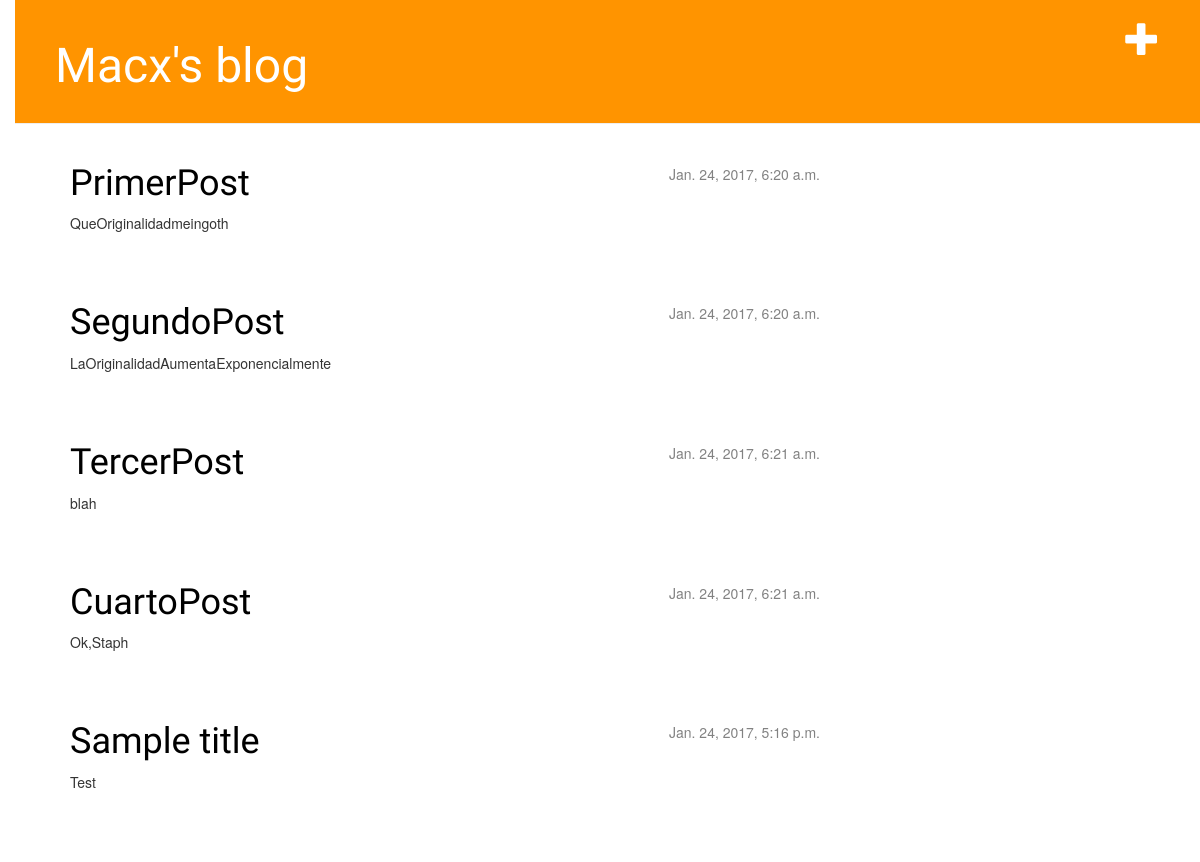
The app's page /, older data.
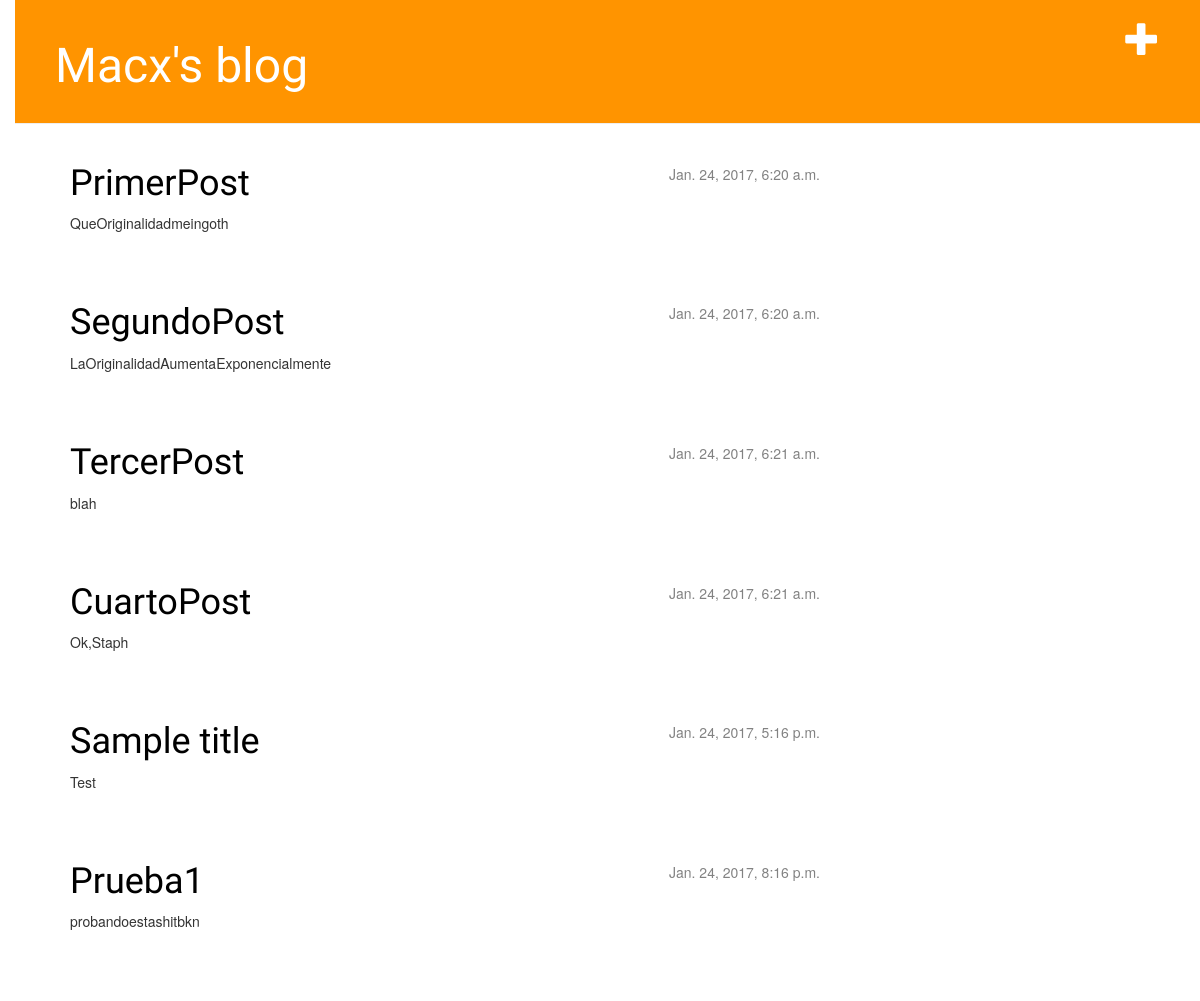
The same page, newer data.
### blog/models.py (models this page shows, shortened)
class Post(models.Model):
	author = models.ForeignKey('auth.User')
	title = models.CharField(max_length=200)
	text = models.TextField()
	created_date = models.DateTimeField(
		default=timezone.now)
	published_date = models.DateTimeField(
		blank=True, null=True)

### blog/views.py (the view)
# urls.py: url(r'^$', views.post_list),
def post_list(request):
	posts = Post.objects.filter(published_date__lte=timezone.now()).order_by('published_date')
	return render(request, 'blog/post_list.html', {'posts': posts})

### blog/templates/blog/post_list.html (shortened to what this page needs)
   {% extends 'blog/base.html' %}
    {% block content %}
        {% for post in posts %}
            <div class="post">
                <div class="date">
                    {{ post.published_date }}
                </div>
                <h1><a href="{% url 'blog.views.post_detail' pk=post.pk %}">{{ post.title }}</a></h1>
                <p>{{ post.text|linebreaksbr }}</p>
            </div>
        {% endfor %}
    {% endblock content %}
<!--{% load staticfiles %}

Row changes from the older to the newer data that the page shows:
added Post: published_date "Jan. 24, 2017, 8:16 p.m.", title "Prueba1", text "probandoestashitbkn"
